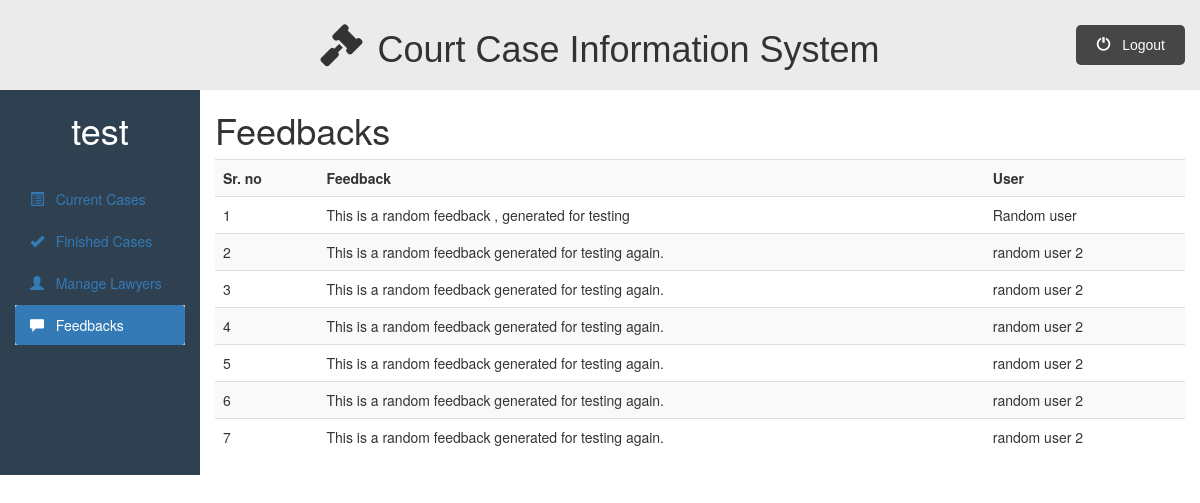
/admin_dashboard.php?q=feedbacks (signed in), run on an earlier commit of the app's database.
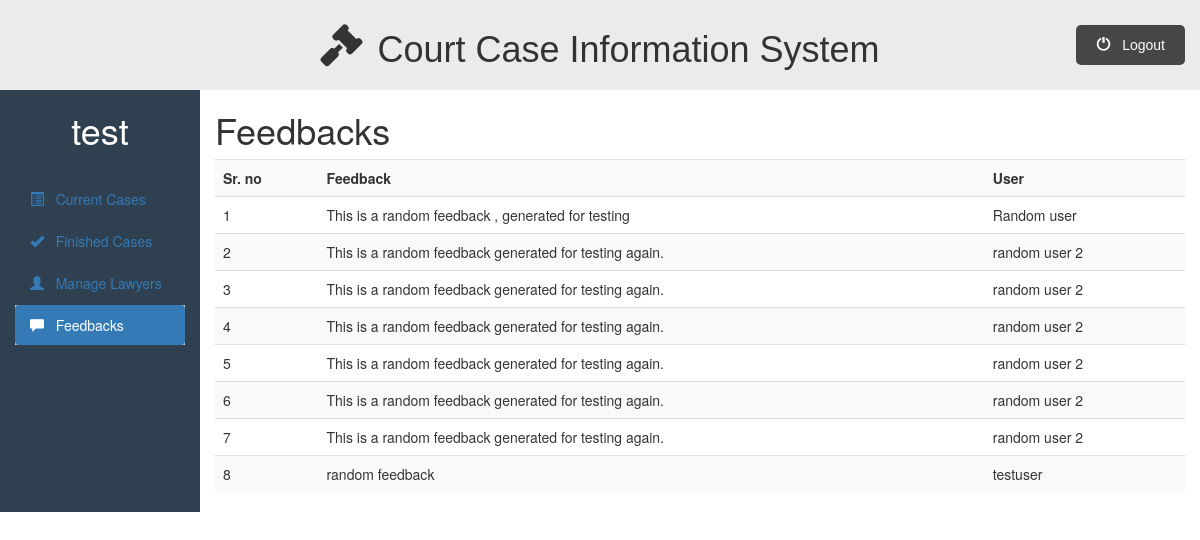
And on a later commit of the database.
### tables this page shows
CREATE TABLE `feedbacks` (
  `feedback_id` int(11) NOT NULL,
  `feedback_content` varchar(200) NOT NULL,
  `user_name` varchar(50) NOT NULL
);

### admin/feedbacks.php (the view, shortened to what this page needs)
<div class="container-fluid">
    <div class="row">
        <div class="col-sm-2">
            <h1>
                <?php echo $_SESSION["admin_name"]; ?>
            </h1>
            <br>
            <ul id="side_menu" class="nav nav-pills nav-stacked">
                <li class="">
                    <a href="admin_dashboard.php">
                        <span class="glyphicon glyphicon-list-alt"></span>
                        &nbsp; Current Cases
                     </a>
                </li>
                <li class="">
                    <a href="admin_dashboard.php?q=finishedcases">
                        <span class="glyphicon glyphicon-ok"></span>
                        &nbsp; Finished Cases
                    </a>
                </li>
                <li class="">
                    <a href="admin_dashboard.php?q=managelawyers">
                        <span class="glyphicon glyphicon-user"></span>
                        &nbsp; Manage Lawyers
                    </a>
                </li>
                <li class="active">
                    <a href="admin_dashboard.php?q=feedbacks">
                        <span class="glyphicon glyphicon-comment"></span>
                        &nbsp; Feedbacks
                    </a>
                </li>
            </ul>
       </div>
       <div class="col-sm-10">
            <h1>Feedbacks</h1>
            <div class="table-responsive">
                <table class="table table-striped table-hover">
                    <tr>
                        <th>Sr. no</th>
                        <th>Feedback</th>
                        <th>User</th>
                    </tr>
                        <?php
                            require_once("includes/db.php");
                            if ($con) {
                                $x=1;
                                $stmt = $con->prepare("
                                SELECT feedback_content, user_name
                                FROM feedbacks");
                                $stmt->execute();
                                $stmt->store_result();
                                $stmt->bind_result($feedback, $name);
                                while ($stmt->fetch()) {
                                    echo "
                                    <tr>
                                        <td> {$x} </td>
                                        <td> {$feedback} </td>
                                        <td> {$name} </td>
                                    </tr>
                                    ";
                                    $x++;
                                }
                            }
                            else{
                                echo "Server Prob";
                            }
                        ?>
                </table>
            </div>
       </div>
   </div>
</div>

What changed in the data, as far as the page shows it:
added feedbacks: feedback_content "random feedback", user_name "testuser"
